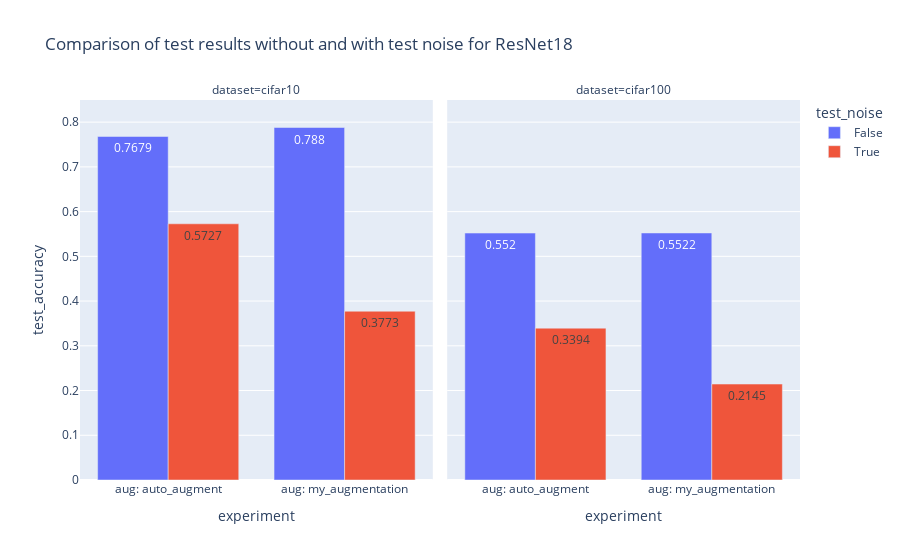

Notebook cell for this chart:
### Markdown cell above
# Q 2.4 Robustness - test with noise

### Code cell
resnet_df["experiment"] = "aug: " + resnet_df["augmentation_name"]
fig = px.bar(
    resnet_df,
    x="experiment", 
    y="test_accuracy", 
    color="test_noise",
    facet_col="dataset",
    barmode="group",
    text_auto=True,
    title="Comparison of test results without and with test noise for ResNet18")
fig.write_image(plots_dir / "q24_resnet_test_noise.png", scale=2.0)
fig

### Figure 1 — Plotly figure (JSON) as saved in the notebook; plotly's stock layout.template omitted (floating-point values rounded to 4 significant figures)
{"data": [{"alignmentgroup": "True", "hovertemplate": "test_noise=False<br>dataset=cifar10<br>experiment=%{x}<br>test_accuracy=%{y}<extra></extra>", "legendgroup": "False", "marker": {"color": "#636efa", "pattern": {"shape": ""}}, "name": "False", "offsetgroup": "False", "orientation": "v", "showlegend": true, "textposition": "auto", "texttemplate": "%{y}", "x": ["aug: auto_augment", "aug: my_augmentation", null], "xaxis": "x", "y": [0.7679, 0.788, 0.807], "yaxis": "y", "type": "bar"}, {"alignmentgroup": "True", "hovertemplate": "test_noise=False<br>dataset=cifar100<br>experiment=%{x}<br>test_accuracy=%{y}<extra></extra>", "legendgroup": "False", "marker": {"color": "#636efa", "pattern": {"shape": ""}}, "name": "False", "offsetgroup": "False", "orientation": "v", "showlegend": false, "textposition": "auto", "texttemplate": "%{y}", "x": ["aug: auto_augment", "aug: my_augmentation", null], "xaxis": "x2", "y": [0.552, 0.5522, 0.5849], "yaxis": "y2", "type": "bar"}, {"alignmentgroup": "True", "hovertemplate": "test_noise=True<br>dataset=cifar10<br>experiment=%{x}<br>test_accuracy=%{y}<extra></extra>", "legendgroup": "True", "marker": {"color": "#EF553B", "pattern": {"shape": ""}}, "name": "True", "offsetgroup": "True", "orientation": "v", "showlegend": true, "textposition": "auto", "texttemplate": "%{y}", "x": ["aug: auto_augment", "aug: my_augmentation", null], "xaxis": "x", "y": [0.5727, 0.3773, 0.4585], "yaxis": "y", "type": "bar"}, {"alignmentgroup": "True", "hovertemplate": "test_noise=True<br>dataset=cifar100<br>experiment=%{x}<br>test_accuracy=%{y}<extra></extra>", "legendgroup": "True", "marker": {"color": "#EF553B", "pattern": {"shape": ""}}, "name": "True", "offsetgroup": "True", "orientation": "v", "showlegend": false, "textposition": "auto", "texttemplate": "%{y}", "x": ["aug: auto_augment", "aug: my_augmentation", null], "xaxis": "x2", "y": [0.3394, 0.2145, 0.2554], "yaxis": "y2", "type": "bar"}], "layout": {"xaxis": {"anchor": "y", "domain": [0.0, 0.49], "title": {"text": "experiment"}}, "yaxis": {"anchor": "x", "domain": [0.0, 1.0], "title": {"text": "test_accuracy"}}, "xaxis2": {"anchor": "y2", "domain": [0.51, 1.0], "matches": "x", "title": {"text": "experiment"}}, "yaxis2": {"anchor": "x2", "domain": [0.0, 1.0], "matches": "y", "showticklabels": false}, "annotations": [{"font": {}, "showarrow": false, "text": "dataset=cifar10", "x": 0.245, "xanchor": "center", "xref": "paper", "y": 1.0, "yanchor": "bottom", "yref": "paper"}, {"font": {}, "showarrow": false, "text": "dataset=cifar100", "x": 0.755, "xanchor": "center", "xref": "paper", "y": 1.0, "yanchor": "bottom", "yref": "paper"}], "legend": {"title": {"text": "test_noise"}, "tracegroupgap": 0}, "title": {"text": "Comparison of test results without and with test noise for ResNet18"}, "barmode": "group"}}
